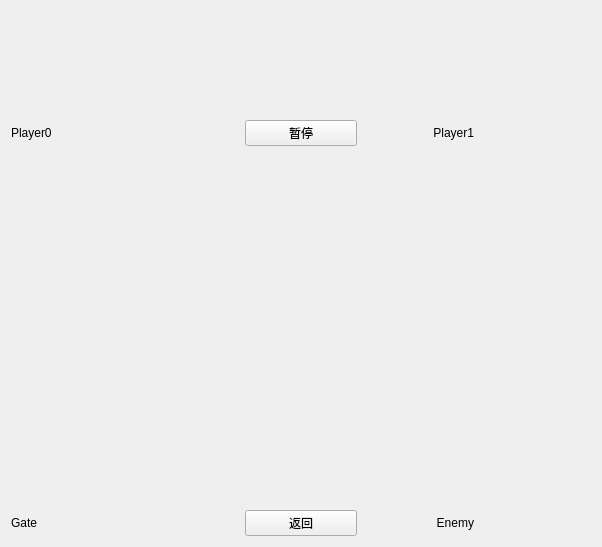
<?xml version="1.0" encoding="UTF-8"?>
<ui version="4.0">
 <class>GameWidget</class>
 <widget class="QWidget" name="GameWidget">
  <property name="windowModality">
   <enum>Qt::NonModal</enum>
  </property>
  <property name="geometry">
   <rect>
    <x>0</x>
    <y>0</y>
    <width>602</width>
    <height>547</height>
   </rect>
  </property>
  <property name="sizePolicy">
   <sizepolicy hsizetype="Preferred" vsizetype="Preferred">
    <horstretch>0</horstretch>
    <verstretch>0</verstretch>
   </sizepolicy>
  </property>
  <property name="baseSize">
   <size>
    <width>0</width>
    <height>0</height>
   </size>
  </property>
  <property name="windowTitle">
   <string>GameWidget</string>
  </property>
  <layout class="QVBoxLayout" name="verticalLayout">
   <property name="sizeConstraint">
    <enum>QLayout::SetDefaultConstraint</enum>
   </property>
   <item>
    <layout class="QHBoxLayout" name="horizontalLayout">
     <item>
      <widget class="QLabel" name="player0Lable">
       <property name="text">
        <string>Player0</string>
       </property>
      </widget>
     </item>
     <item>
      <widget class="QLabel" name="player0LifeLable">
       <property name="text">
        <string/>
       </property>
      </widget>
     </item>
     <item>
      <widget class="QPushButton" name="pauseButton">
       <property name="focusPolicy">
        <enum>Qt::NoFocus</enum>
       </property>
       <property name="text">
        <string>暂停</string>
       </property>
      </widget>
     </item>
     <item>
      <widget class="QLabel" name="player1Lable">
       <property name="text">
        <string>Player1</string>
       </property>
       <property name="alignment">
        <set>Qt::AlignRight|Qt::AlignTrailing|Qt::AlignVCenter</set>
       </property>
      </widget>
     </item>
     <item>
      <widget class="QLabel" name="player1LifeLable">
       <property name="text">
        <string/>
       </property>
       <property name="alignment">
        <set>Qt::AlignRight|Qt::AlignTrailing|Qt::AlignVCenter</set>
       </property>
      </widget>
     </item>
    </layout>
   </item>
   <item alignment="Qt::AlignHCenter">
    <widget class="QWidget" name="sceneWidget" native="true"/>
   </item>
   <item>
    <layout class="QGridLayout" name="gridLayout_2">
     <item row="0" column="1">
      <widget class="QLabel" name="gateNumLable">
       <property name="text">
        <string/>
       </property>
      </widget>
     </item>
     <item row="0" column="3">
      <widget class="QLabel" name="enemyLable">
       <property name="text">
        <string>Enemy</string>
       </property>
       <property name="alignment">
        <set>Qt::AlignRight|Qt::AlignTrailing|Qt::AlignVCenter</set>
       </property>
      </widget>
     </item>
     <item row="0" column="4">
      <widget class="QLabel" name="enemyNumLable">
       <property name="text">
        <string/>
       </property>
       <property name="alignment">
        <set>Qt::AlignRight|Qt::AlignTrailing|Qt::AlignVCenter</set>
       </property>
      </widget>
     </item>
     <item row="0" column="0">
      <widget class="QLabel" name="gateLable">
       <property name="text">
        <string>Gate</string>
       </property>
      </widget>
     </item>
     <item row="0" column="2">
      <widget class="QPushButton" name="returnButton">
       <property name="focusPolicy">
        <enum>Qt::NoFocus</enum>
       </property>
       <property name="text">
        <string>返回</string>
       </property>
      </widget>
     </item>
    </layout>
   </item>
  </layout>
 </widget>
 <resources/>
 <connections/>
</ui>
